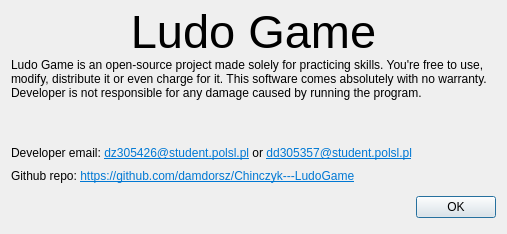
<?xml version="1.0" encoding="UTF-8"?>
<ui version="4.0">
 <class>AboutDialog</class>
 <widget class="QDialog" name="AboutDialog">
  <property name="geometry">
   <rect>
    <x>0</x>
    <y>0</y>
    <width>507</width>
    <height>234</height>
   </rect>
  </property>
  <property name="sizePolicy">
   <sizepolicy hsizetype="Expanding" vsizetype="Expanding">
    <horstretch>0</horstretch>
    <verstretch>0</verstretch>
   </sizepolicy>
  </property>
  <property name="windowTitle">
   <string>About Ludo Game</string>
  </property>
  <layout class="QVBoxLayout" name="verticalLayout_2">
   <item>
    <widget class="QLabel" name="label">
     <property name="minimumSize">
      <size>
       <width>0</width>
       <height>41</height>
      </size>
     </property>
     <property name="font">
      <font>
       <pointsize>35</pointsize>
       <bold>false</bold>
      </font>
     </property>
     <property name="text">
      <string>Ludo Game</string>
     </property>
     <property name="alignment">
      <set>Qt::AlignCenter</set>
     </property>
    </widget>
   </item>
   <item>
    <widget class="QLabel" name="label_2">
     <property name="sizePolicy">
      <sizepolicy hsizetype="Expanding" vsizetype="Fixed">
       <horstretch>0</horstretch>
       <verstretch>0</verstretch>
      </sizepolicy>
     </property>
     <property name="minimumSize">
      <size>
       <width>0</width>
       <height>81</height>
      </size>
     </property>
     <property name="text">
      <string>Ludo Game is an open-source project made solely for practicing skills. You're free to use, modify, distribute it or even charge for it. This software comes absolutely with no warranty. Developer is not responsible for any damage caused by running the program.</string>
     </property>
     <property name="alignment">
      <set>Qt::AlignLeading|Qt::AlignLeft|Qt::AlignTop</set>
     </property>
     <property name="wordWrap">
      <bool>true</bool>
     </property>
     <property name="openExternalLinks">
      <bool>false</bool>
     </property>
    </widget>
   </item>
   <item>
    <widget class="QLabel" name="label_4">
     <property name="sizePolicy">
      <sizepolicy hsizetype="Expanding" vsizetype="Fixed">
       <horstretch>0</horstretch>
       <verstretch>0</verstretch>
      </sizepolicy>
     </property>
     <property name="minimumSize">
      <size>
       <width>0</width>
       <height>17</height>
      </size>
     </property>
     <property name="text">
      <string>&lt;html&gt;&lt;head/&gt;&lt;body&gt;&lt;p&gt;Developer email: &lt;a href=&quot;dz305426@student.polsl.pl&quot;&gt;&lt;span style=&quot; text-decoration: underline; color:#0078d4;&quot;&gt;dz305426@student.polsl.pl&lt;/span&gt;&lt;/a&gt; or &lt;a href=&quot;dd305357@student.polsl.pl&quot;&gt;&lt;span style=&quot; text-decoration: underline; color:#0078d4;&quot;&gt;dd305357@student.polsl.pl&lt;/span&gt;&lt;/a&gt;&lt;/p&gt;&lt;/body&gt;&lt;/html&gt;</string>
     </property>
     <property name="openExternalLinks">
      <bool>true</bool>
     </property>
    </widget>
   </item>
   <item>
    <widget class="QLabel" name="label_3">
     <property name="sizePolicy">
      <sizepolicy hsizetype="Expanding" vsizetype="Fixed">
       <horstretch>0</horstretch>
       <verstretch>0</verstretch>
      </sizepolicy>
     </property>
     <property name="minimumSize">
      <size>
       <width>0</width>
       <height>17</height>
      </size>
     </property>
     <property name="text">
      <string>&lt;html&gt;&lt;head/&gt;&lt;body&gt;&lt;p&gt;Github repo: &lt;a href=&quot;https://github.com/damdorsz/Chinczyk---LudoGame&quot;&gt;&lt;span style=&quot; text-decoration: underline; color:#0078d4;&quot;&gt;https://github.com/damdorsz/Chinczyk---LudoGame&lt;/span&gt;&lt;/a&gt;&lt;/p&gt;&lt;/body&gt;&lt;/html&gt;</string>
     </property>
     <property name="openExternalLinks">
      <bool>true</bool>
     </property>
    </widget>
   </item>
   <item>
    <widget class="QDialogButtonBox" name="buttonBox">
     <property name="minimumSize">
      <size>
       <width>0</width>
       <height>32</height>
      </size>
     </property>
     <property name="orientation">
      <enum>Qt::Horizontal</enum>
     </property>
     <property name="standardButtons">
      <set>QDialogButtonBox::Ok</set>
     </property>
    </widget>
   </item>
  </layout>
 </widget>
 <resources/>
 <connections>
  <connection>
   <sender>buttonBox</sender>
   <signal>accepted()</signal>
   <receiver>AboutDialog</receiver>
   <slot>accept()</slot>
   <hints>
    <hint type="sourcelabel">
     <x>248</x>
     <y>254</y>
    </hint>
    <hint type="destinationlabel">
     <x>157</x>
     <y>274</y>
    </hint>
   </hints>
  </connection>
  <connection>
   <sender>buttonBox</sender>
   <signal>rejected()</signal>
   <receiver>AboutDialog</receiver>
   <slot>reject()</slot>
   <hints>
    <hint type="sourcelabel">
     <x>316</x>
     <y>260</y>
    </hint>
    <hint type="destinationlabel">
     <x>286</x>
     <y>274</y>
    </hint>
   </hints>
  </connection>
 </connections>
</ui>
